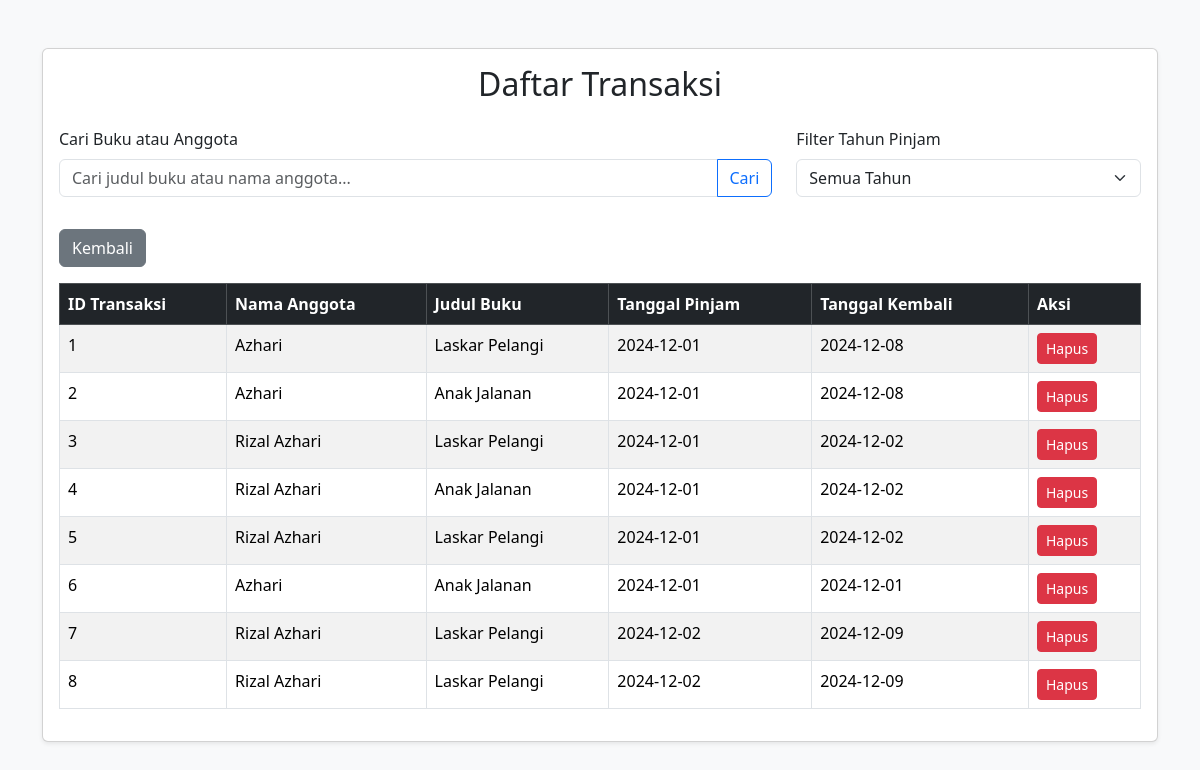
The page /tampilan/transaksi/daftar_transaksi.php (signed in) on the database its author committed.
### tables this page shows
CREATE TABLE `transaksi` (
  `id_transaksi` int(11) NOT NULL,
  `id_anggota` int(11) NOT NULL,
  `id_buku` int(11) NOT NULL,
  `tanggal_pinjam` date NOT NULL,
  `tanggal_kembali` date NOT NULL,
  `denda` int(11) NOT NULL
);

CREATE TABLE `anggota` (
  `id_anggota` int(11) NOT NULL,
  `id_pengguna` int(11) NOT NULL,
  `nis_nip` int(11) NOT NULL,
  `nama` varchar(114) NOT NULL,
  `kelas_unit` varchar(114) NOT NULL,
  `kontak` varchar(114) NOT NULL
);

CREATE TABLE `buku` (
  `id_buku` int(11) NOT NULL,
  `judul` varchar(114) NOT NULL,
  `pengarang` varchar(114) NOT NULL,
  `penerbit` varchar(114) NOT NULL,
  `tahun_terbit` int(4) NOT NULL,
  `isbn` varchar(114) NOT NULL,
  `stok` int(4) NOT NULL
);

### tampilan/transaksi/daftar_transaksi.php (the view, shortened to what this page needs)
<?php
require '../../config/koneksi.php';
$searchQuery = $_GET['q'] ?? '';
try {
    $sql = "SELECT * FROM transaksi
            INNER JOIN anggota ON transaksi.id_anggota = anggota.id_anggota
            INNER JOIN buku ON transaksi.id_buku = buku.id_buku
            WHERE (buku.judul LIKE :searchQuery OR anggota.nama LIKE :searchQuery)";
    $stmt = $pdo->prepare($sql);
    $params = [':searchQuery' => '%' . $searchQuery . '%'];
    $stmt->execute($params);
    $transaksi = $stmt->fetchAll(PDO::FETCH_ASSOC);
} catch (PDOException $e) {
    die("Terjadi kesalahan: " . $e->getMessage());
}
?>
<!DOCTYPE html>
<html lang="id">
<head>
    <link rel="stylesheet" href="../../bootstrap/css/bootstrap.min.css">
</head>
<body class="bg-light">
    <div class="container mt-5">
        <div class="card shadow-sm">
            <div class="card-body">
                <h2 class="text-center mb-4">Daftar Transaksi</h2>
                <form method="GET" action="daftar_transaksi.php" class="mb-3">
                    <div class="row">
                        <div class="col-md-8 mb-3">
                            <label for="q" class="form-label">Cari Buku atau Anggota</label>
                            <div class="input-group">
                                <input type="text" name="q" class="form-control" placeholder="Cari judul buku atau nama anggota..." value="<?= htmlspecialchars($searchQuery); ?>">
                                <button class="btn btn-outline-primary" type="submit">Cari</button>
                            </div>
                        </div>
                        <div class="col-md-4 mb-3">
                            <label for="tahun" class="form-label">Filter Tahun Pinjam</label>
                            <select name="tahun" class="form-select">
                                <option value="">Semua Tahun</option>
                            </select>
                        </div>
                    </div>
                </form>
                <div class="d-flex justify-content-between mt-3 mb-3">
                    <a href="../../dashboard/<?php echo $_SESSION['role'] === 'admin' ? 'admin_dashboard.php' : 'anggota_dashboard.php'; ?>" class="btn btn-secondary">Kembali</a>
                </div>
                <table class="table table-striped table-bordered">
                    <thead class="table-dark">
                        <tr>
                            <th>ID Transaksi</th>
                            <th>Nama Anggota</th>
                            <th>Judul Buku</th>
                            <th>Tanggal Pinjam</th>
                            <th>Tanggal Kembali</th>
                            <?php if ($_SESSION['role'] === 'admin'): ?>
                                <th>Aksi</th>
                            <?php endif; ?>
                        </tr>
                    </thead>
                    <tbody>
                        <?php if (count($transaksi) > 0): ?>
                            <?php foreach ($transaksi as $t): ?>
                                <tr>
                                    <td><?= $t['id_transaksi']; ?></td>
                                    <td><?= htmlspecialchars($t['nama']); ?></td>
                                    <td><?= htmlspecialchars($t['judul']); ?></td>
                                    <td><?= $t['tanggal_pinjam']; ?></td>
                                    <td><?= $t['tanggal_kembali']; ?></td>
                                    <?php if ($_SESSION['role'] === 'admin'): ?>
                                        <td>
                                            <a href="../../proses/transaksi/hapus_transaksi.php?id=<?= $t['id_transaksi']; ?>" class="btn btn-danger btn-sm" onclick="return confirm('Yakin ingin menghapus transaksi ini?');">Hapus</a>
                                        </td>
                                    <?php endif; ?>
                                </tr>
                            <?php endforeach; ?>
                        <?php else: ?>
                            <tr>
                                <td colspan="6" class="text-center">Transaksi tidak ditemukan.</td>
                            </tr>
                        <?php endif; ?>
                    </tbody>
                </table>
            </div>
        </div>
    </div>
</body>
</html>

### rows shown on the page
transaksi: id_transaksi "1", id_anggota.nama "Azhari", id_buku.judul "Laskar Pelangi", tanggal_pinjam "2024-12-01", tanggal_kembali "2024-12-08"
transaksi: id_transaksi "2", id_anggota.nama "Azhari", id_buku.judul "Anak Jalanan", tanggal_pinjam "2024-12-01", tanggal_kembali "2024-12-08"
transaksi: id_transaksi "3", id_anggota.nama "Rizal Azhari", id_buku.judul "Laskar Pelangi", tanggal_pinjam "2024-12-01", tanggal_kembali "2024-12-02"
transaksi: id_transaksi "4", id_anggota.nama "Rizal Azhari", id_buku.judul "Anak Jalanan", tanggal_pinjam "2024-12-01", tanggal_kembali "2024-12-02"
transaksi: id_transaksi "5", id_anggota.nama "Rizal Azhari", id_buku.judul "Laskar Pelangi", tanggal_pinjam "2024-12-01", tanggal_kembali "2024-12-02"
transaksi: id_transaksi "6", id_anggota.nama "Azhari", id_buku.judul "Anak Jalanan", tanggal_pinjam "2024-12-01", tanggal_kembali "2024-12-01"
transaksi: id_transaksi "7", id_anggota.nama "Rizal Azhari", id_buku.judul "Laskar Pelangi", tanggal_pinjam "2024-12-02", tanggal_kembali "2024-12-09"
transaksi: id_transaksi "8", id_anggota.nama "Rizal Azhari", id_buku.judul "Laskar Pelangi", tanggal_pinjam "2024-12-02", tanggal_kembali "2024-12-09"
